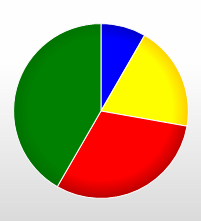
#> input picture Piechart.png, 201 x 221 px
$ python new.py
#> lines starting #> are read from the running program, lines starting #| are printed output that depends on the picture; after the words box and inside, x2 and y2 are one past the last pixel; in counts of white or black regions, pixels touching at a corner belong together
import numpy as np
import cv2
from matplotlib  import pyplot as plt
def nothing(x):
    pass


# [11 lines of commented-out code are left out]
frame = cv2.imread("Piechart.png")
#> frame is the input picture: shape (221, 201, 3); mean B, G, R 124.7, 167.2, 179
NEW = cv2.cvtColor(frame, cv2.COLOR_BGR2RGB)
hsv = cv2.cvtColor(frame, cv2.COLOR_BGR2HSV)
#> hsv: shape (221, 201, 3); mean H, S, V 22.2, 133.2, 217
    # [6 lines of commented-out code are left out]

lb = np.array([20, 87, 214])
ub = np.array([33, 255, 255])
mask = cv2.inRange(hsv, lb, ub)
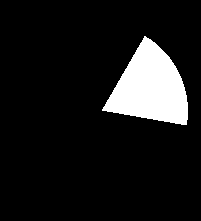
#> mask: shape (221, 201); 10.2% white; 1 white region

res = cv2.bitwise_and(frame, frame, mask=mask)
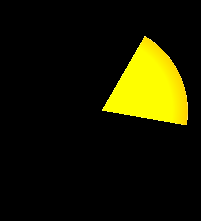
#> res: shape (221, 201, 3); mean B, G, R 0.3, 25.2, 25.9
img = cv2.cvtColor(res ,cv2.COLOR_BGR2GRAY)
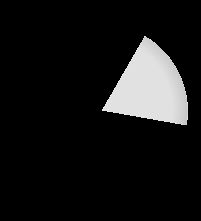
#> img: shape (221, 201); min 0, max 243, mean 22.6
ret, thresh = cv2.threshold(img,127,255,0)
contours, _ = cv2.findContours(thresh, cv2.RETR_TREE, cv2.CHAIN_APPROX_SIMPLE)
#> contours = 1 contour; box (x1, y1, x2, y2) and area: (102, 36, 188, 125) 4407

cv2.drawContours(res,contours,-1,(0,255,0),5 )
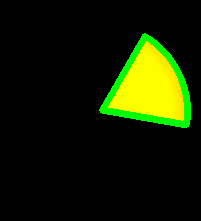
#> res: shape (221, 201, 3); 4.04% of pixels changed, all inside (x1, y1, x2, y2) = (99, 33, 191, 128)
RESULT = cv2.cvtColor(res,cv2.COLOR_BGR2RGB)
titles = ["original","yellow-slice"]
images = [NEW,RESULT]
for i in range(2):
    plt.subplot(1,2,i+1), plt.imshow(images[i] ,)
    plt.title(titles[i])
    plt.xticks([]),plt.yticks([])
plt.show()
    # [7 lines of commented-out code are left out]
